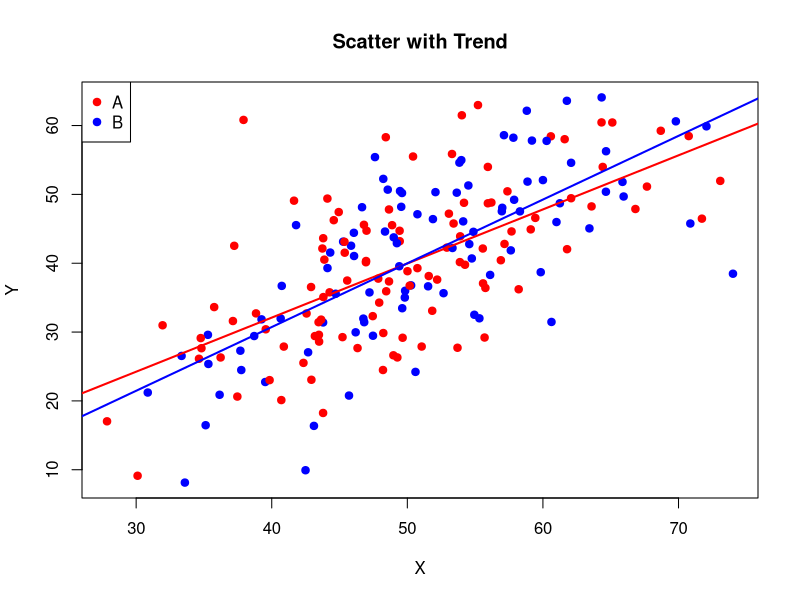
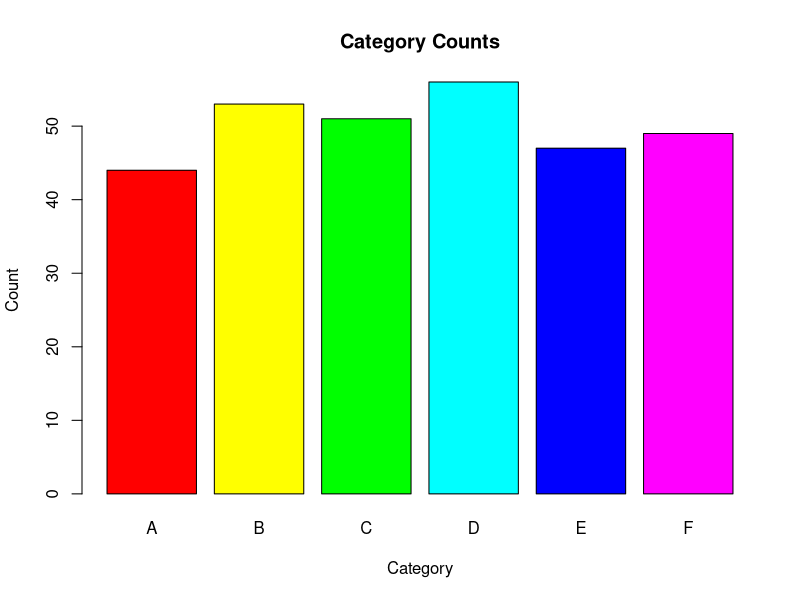
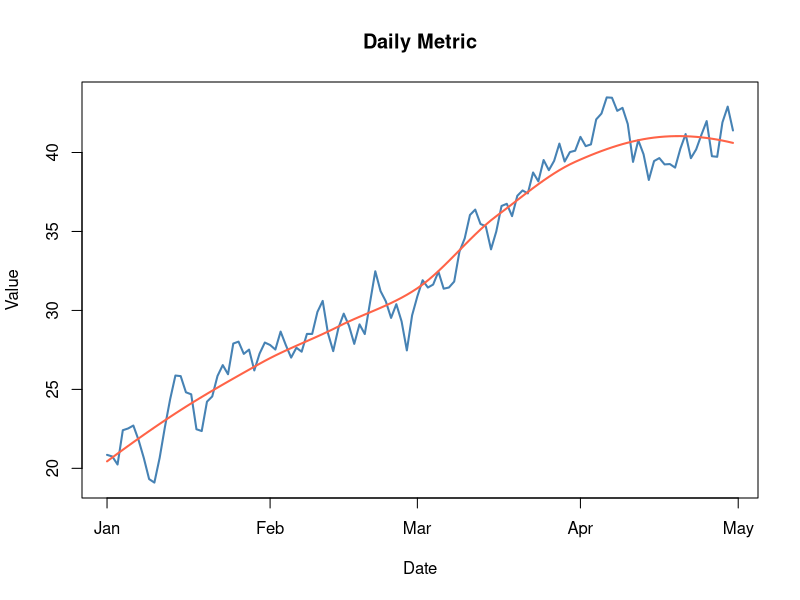
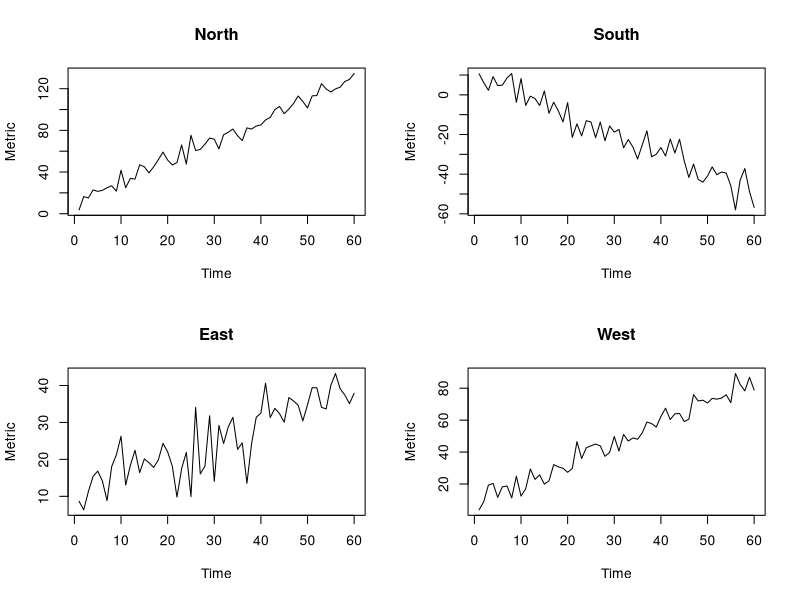

Generate these figures, in order, with R:
# Visualization Demo using Base R (Week 2)
# Generates a few common charts and saves them to PNG files

# library(tidyverse) # Removed dependency

# 1) Scatter plot with regression line
set.seed(1)
scatter_df <- data.frame(
  x = rnorm(200, mean = 50, sd = 10),
  group = sample(c("A", "B"), 200, replace = TRUE)
)
scatter_df$y <- 0.8 * scatter_df$x + rnorm(200, sd = 8)

png("viz_scatter.png", width = 800, height = 600)
# Create color vector
colors <- ifelse(scatter_df$group == "A", "red", "blue")
plot(scatter_df$x, scatter_df$y, col = colors, pch = 19,
     main = "Scatter with Trend", xlab = "X", ylab = "Y")
# Add legend
legend("topleft", legend = c("A", "B"), col = c("red", "blue"), pch = 19)
# Add trend lines
abline(lm(y ~ x, data = scatter_df[scatter_df$group == "A",]), col = "red", lwd = 2)
abline(lm(y ~ x, data = scatter_df[scatter_df$group == "B",]), col = "blue", lwd = 2)
dev.off()

# 2) Bar chart (categorical counts)
bar_df <- data.frame(
  category = sample(LETTERS[1:6], 300, replace = TRUE)
)
counts <- table(bar_df$category)

png("viz_bar.png", width = 800, height = 600)
barplot(counts, col = rainbow(length(counts)),
        main = "Category Counts", xlab = "Category", ylab = "Count")
dev.off()

# 3) Line chart (time series)
line_df <- data.frame(
  date = seq.Date(as.Date("2025-01-01"), by = "day", length.out = 120),
  value = cumsum(rnorm(120, mean = 0.2, sd = 1)) + 20
)

png("viz_line.png", width = 900, height = 500)
plot(line_df$date, line_df$value, type = "l", col = "steelblue", lwd = 2,
     main = "Daily Metric", xlab = "Date", ylab = "Value")
# Loess smooth
loess_fit <- loess(value ~ as.numeric(date), data = line_df)
lines(line_df$date, predict(loess_fit), col = "tomato", lwd = 2)
dev.off()

# 4) Faceted small multiples
t_vec <- rep(1:60, times = 4)
facet_df <- data.frame(
  grp = rep(c("North", "South", "East", "West"), each = 60),
  t = t_vec,
  metric = 10 + rep(c(2, -1, 0.5, 1.2), each = 60) * t_vec + rnorm(240, sd = 5)
)

png("viz_facets.png", width = 1000, height = 600)
par(mfrow = c(2, 2))
groups <- unique(facet_df$grp)
for(g in groups) {
  sub_df <- facet_df[facet_df$grp == g,]
  plot(sub_df$t, sub_df$metric, type = "l", main = g, xlab = "Time", ylab = "Metric")
}
dev.off()

cat("Saved plots: viz_scatter.png, viz_bar.png, viz_line.png, viz_facets.png\n")
